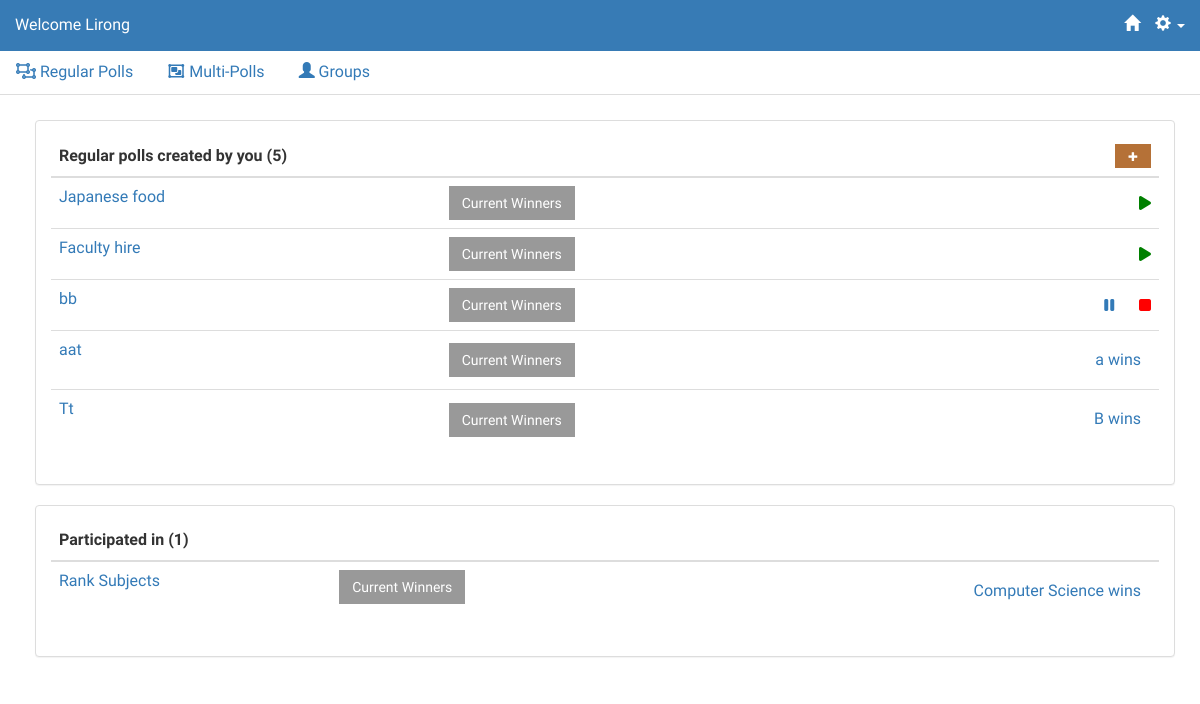
Before: /polls/regular_polls (signed in) with the older database file.
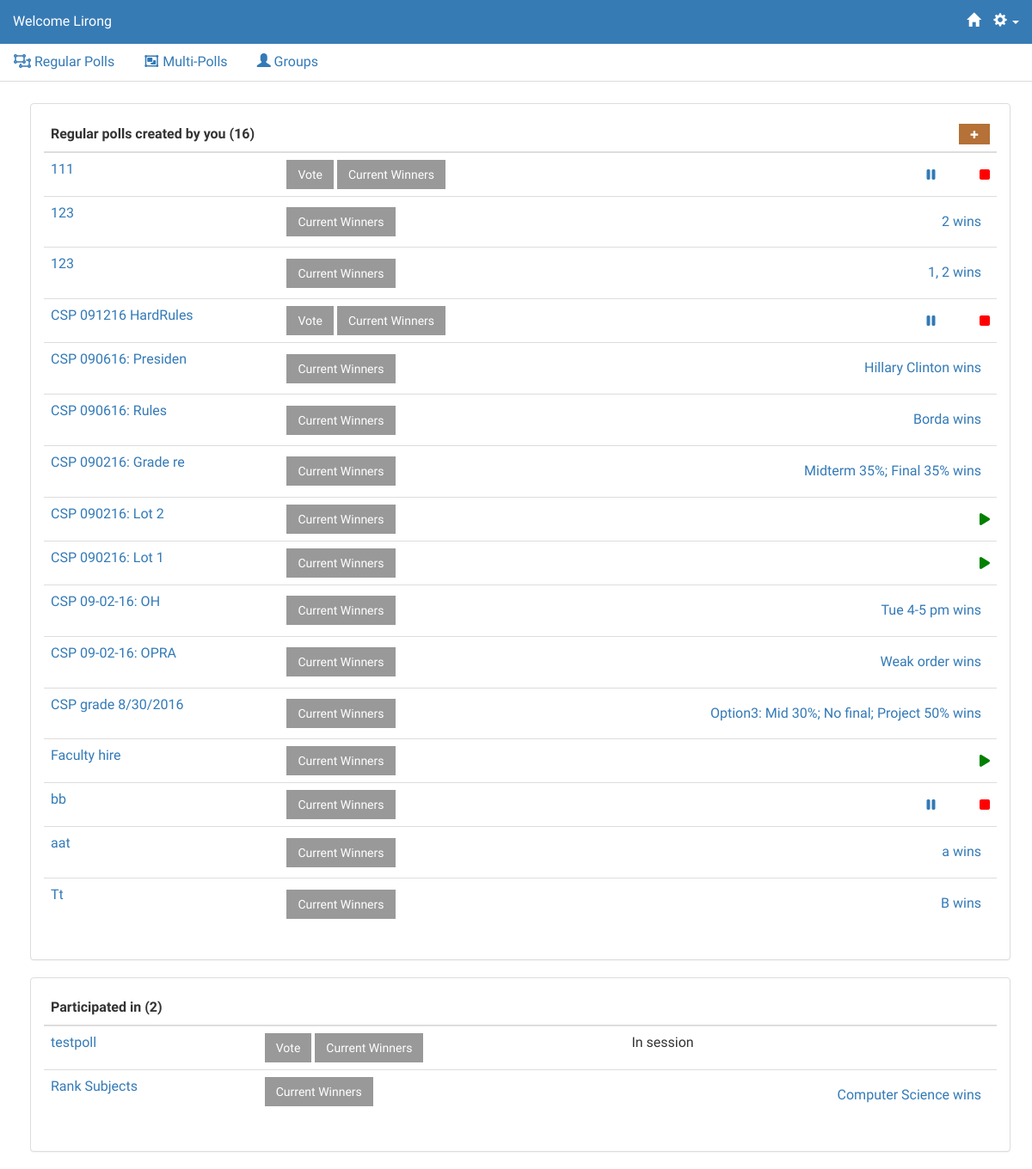
After: the same page with the newer database file.
### polls/models.py (models this page shows, shortened)
@python_2_unicode_compatible
class Question(models.Model):
    question_text = models.CharField(max_length=200)
    question_desc = models.CharField(max_length=500, null=True, blank=True)
    image = models.ImageField(upload_to='static/img/items/', blank=True, null=True)
    imageURL = models.CharField(max_length=500, blank=True, null=True)
    pub_date = models.DateTimeField('date published')
    follow_up = models.OneToOneField('Question', on_delete=models.CASCADE, null = True, blank = True)
    question_owner = models.ForeignKey(User, null=True)
    question_voters = models.ManyToManyField(User, related_name='poll_participated')
    status = models.IntegerField(default=1)
    display_pref = models.IntegerField(default=1)
    creator_pref = models.IntegerField(default=1)
    emailInvite = models.BooleanField(default=True)
    emailDelete = models.BooleanField(default=True)
    emailStart = models.BooleanField(default=True)
    emailStop = models.BooleanField(default=True)
    poll_algorithm = models.IntegerField(default=1)
    question_type = models.IntegerField(default=1)
    winner = models.CharField(max_length=200)
    m_poll = models.BooleanField(default=False)
    open = models.IntegerField(default=0)
    new_vote = models.BooleanField(default=False)

### polls/views.py (the view)
class RegularPollsView(generic.ListView):
    template_name = 'polls/regular_polls.html'
    context_object_name = 'question_list'
    def get_queryset(self):
        return Question.objects.all()
    def get_context_data(self, **kwargs):
        ctx = super(RegularPollsView, self).get_context_data(**kwargs)
        ctx['polls_created'] = Question.objects.filter(question_owner = self.request.user, m_poll = False).order_by('-pub_date')
        ctx['polls_participated'] = self.request.user.poll_participated.filter(m_poll = False).exclude(question_owner = self.request.user).order_by('-pub_date')
        return ctx

### polls/templates/polls/regular_polls.html (shortened to what this page needs)
{% extends 'polls/base.html' %}
{% block content %}
<div class="container" >
    <div name="created" class="panel panel-default">
        <div class="panel-body">
        <table style = "width:100%;" class="table" name="created">
            <thead>
                <tr>
                    <th colspan=2>
		                  Regular polls created by you ({{ polls_created|length }})
                    </th>
                    <th>
                            <a href="{% url 'polls:AddStep1' %}" style='font-size:60%; float:right;' class="btn btn-yellow">
                                    <span class="glyphicon glyphicon-plus"></span>
                            </a>
                    </th>
                </tr>
            </thead>
            {% for question in polls_created %}
                <tr>
                    <td>
                        <a href="{% url 'polls:pollinfo' question.id %}" data-toggle="tooltip" data-placement="right" title="Description: {%if question.question_desc %} {{question.question_desc}} {%else%} None. {%endif%}">{{ question.question_text }}</a>
                    </td>
                    <td style="vertical-align:middle">
                        {% if question.status == 2 %}
							{% if request.user in question.question_voters.all %}
								<a href="{% url 'polls:detail' question.id %}" class ="btn btn-dark" role="button" >Vote</a>
							{% endif %}
                        {% endif %}
						{% if question.question_type == 1 %}
                            <a href="{% url 'polls:voteresults' question.id %}" class ="btn btn-dark" role="button" target="_blank" >Current Winners</a>
                        {% endif %}
                    </td>
                    {% if question.status == 1 %}
                        <td style="vertical-align:middle">
                            <div class="start-icon">
                            <i class="fa fa-play" aria-hidden="true" data-toggle="modal" data-target="#confirm-start{{ question.id }}"></i>
                            </div>
                        </td>
                    {% elif question.status == 2 %}
						<td style="vertical-align:middle">
							<div class="stop-icon pull-right">
                            <i class="fa fa-stop" aria-hidden="true" data-toggle="modal" data-target="#confirm-stop{{ question.id }}"></i>
                            </div>
                            <div class="pause-icon pull-right" style="position:relative; right:10%;">
                            <a href="{% url 'polls:pause' question.id %}"><i class="fa fa-pause" aria-hidden="true"></i></a>
                            </div>
                        </td>
                    {% elif question.status == 3 %}
                            <td>
                                {% if question.question_type == 1 %}
                                    <a style="float:right;margin:10px" href="{% url 'polls:voteresults' question.id %}" >
                                        {{question.winner}} wins
                                    </a>
                                {% endif %}
                            </td>
					{% else %}
					<td style="vertical-align:middle">
                        <div class="start-icon">
                            <a href="{% url 'polls:resume' question.id %}"><i class="fa fa-play" aria-hidden="true"></i></a>
                        </div>
                    </td>
                    {% endif %}
                </tr>
            {% endfor %}
        </table>
        </div>
    </div>
    <div name="participated" class="panel panel-default">
        <div class="panel-body">
        <table class="table" >
            <thead>
                <tr>
                    <th>
                        Participated in	({{ polls_participated|length }})
                    </th>
                    <th></th>
                    <th></th>
                </tr>
            </thead>
            {% for question in polls_participated %}
            <tr>
                <td>
                    <a href="{% url 'polls:pollinfo' question.id %}" data-toggle="tooltip" data-placement="right" title="Description: {%if question.question_desc %} {{question.question_desc}} {%else%} None. {%endif%}">
                    {{ question.question_text }}
                    </a>
                </td>
                <td>
                    {% if question.status == 2 %}
                        <a href="{% url 'polls:detail' question.id %}" class ="btn btn-dark" role="button">Vote</a>
                    {% endif %}
					{% if question.question_type == 1 %}
                            <a href="{% url 'polls:voteresults' question.id %}" class ="btn btn-dark" role="button" target="_blank" >Current Winners</a>
                    {% endif %}
                </td>
                {% if question.status == 1 %}
                    <td>Poll not started</td>
                {% elif question.status == 2 %}
                    <td>In session</td>
                {% elif question.status == 3 %}
                    <td>
                        {% if question.question_type == 1 %}
                            <a style="float:right;margin:10px" href="{% url 'polls:voteresults' question.id %}" >
                            {{question.winner}} wins
                        </a>
                        {% endif %}
                    </td>
                {% endif %}
                </tr>
            {% endfor %}
        </table>
        </div>
    </div>
</div>
{% endblock %}

### polls/templates/polls/base.html (shortened to what this page needs)
{% load staticfiles %}
<html>
	<head>
    <link rel="stylesheet" href="https://maxcdn.bootstrapcdn.com/bootstrap/3.3.6/css/bootstrap.min.css" />
		<link rel="stylesheet" type="text/css" href="https://code.jquery.com/ui/1.12.1/themes/base/jquery-ui.css">
    <link rel="stylesheet" type="text/css" href="{% static 'css/stylish-portfolio.css' %}" />
		<link rel="stylesheet" type="text/css" href="{% static 'css/shared.css' %}"/>
		<link rel="stylesheet" type="text/css" href="{% static 'css/introjs.css' %}"/>
    <link href="https://cdnjs.cloudflare.com/ajax/libs/select2/4.0.3/css/select2.min.css" rel="stylesheet" />
		{% if request.flavour == "mobile" %}
		<link rel="stylesheet" type="text/css" href="/static/css/mobile.css"/>
		{% else %}
		<link rel="stylesheet" type="text/css" href="/static/css/desktop.css"/>
		{% endif %}
	</head>
	<body>
    {% if user.is_authenticated %}
		<nav class="navbar navbar-default navbar-fixed-top" style="background-color:#377BB5; border-color: transparent;">
    {% else %}
    <iframe src="/auth/logoutCas" style="display:none;">
      <p>Your browser does not support iframes.</p>
    </iframe>
    <nav class="navbar navbar-default navbar-fixed-top" style="background-color:transparent; border-color: transparent;">
    {%endif%}
			{% if request.flavour == "mobile" %}
			<div class="container-fluid" style = "margin-left: 10px; margin-right: 10px;">
	    {% else %}
	    <div class="container-fluid">
	    {% endif %}
        <div class="navbar-header" >
          <a class="navbar-brand" href="/polls/" style ="font-size: 100%;
          {% if user.is_authenticated %}
          color:white;
          {%else%}
          color:black;
          {% endif %}">
	          Welcome
            {% if user.is_authenticated %}
            {% if request.user.first_name != "" %}
            {{ request.user.first_name }}
            {% endif %}
            {% endif %}
					</a>
        </div>
        <div class="collapse navbar-collapse" id="bs-example-navbar-collapse-1">
					{% if user.is_authenticated %}
					<ul class="nav navbar-nav navbar-right">
            <li><a href="{% url 'polls:index' %}" style="color:white;"><span class="glyphicon navbar-right glyphicon-home"></span></a></li>
						<li class="dropdown">
							<a class="dropdown-toggle" data-toggle="dropdown" role="button" aria-haspopup="true" aria-expanded="false" style="color:white;"> <span class="glyphicon glyphicon-cog"> </span> <span class="caret"></span> </a>
						</li>
					</ul>
					{% endif %}
        </div>
			</div>
		</nav>
    {% if user.is_authenticated %}
		<div>
      <ul class="nav nav-tabs">
        <li><a href="{% url 'polls:regular_polls' %}"><span class="fa fa-object-ungroup"></span><span class="nav-text"> Regular Polls</span></a></li>
        <li><a href="{% url 'polls:m_polls' %}"><span class="fa fa-object-group"></span><span class="nav-text"> Multi-Polls</span></a></li>
        <li><a href="{% url 'groups:index' %}"><span class="glyphicon glyphicon-user"></span><span class="nav-text"> Groups</span></a></li>
      </ul>
    {% else %}
		<br>
    <div name="MainPage">
    {% endif %}
      <div id="content-block">
      {% block content %}
      {% endblock %}
      </div>
    </div>
	</body>
</html>

### static/css/stylish-portfolio.css (style rules this page uses)
html, body { width: 100%; height: 100%; }
body { font-family: "Source Sans Pro","Helvetica Neue",Helvetica,Arial,sans-serif; }
.btn-dark { color: #fff; background-color: rgba(0,0,0,0.4); }
.btn-yellow { color: white; background-color: #b57137; }
.btn-yellow span { color:white; }
.stop-icon { font-size:.8em; color:red; cursor:pointer; float:right; }
.start-icon { font-size:.8em; color:green; cursor:pointer; float:right; }

### static/css/shared.css (style rules this page uses)
* { font-size: 100%; }
a { font-size: 100%; text-decoration: none !important; }
div { font-size:100% !important; }
.nav-tabs { position: fixed; top: 50px; left: 0px; right: 0px; z-index: 1; background-color: white; }
#content-block { padding: 20px; position: absolute; top: 100px; bottom: 0px; right: 0px; left: 0px; }
th { max-width: 100px; overflow: hidden; text-overflow: ellipsis; }

### static/css/desktop.css (style rules this page uses)
body { padding-top: 0px; padding-bottom: 20px; margin-left: 0; margin-right: 0; padding-left: 5px; padding-right: 5px; font-size: medium; }

### polls/templates/polls/base.html (style rules this page uses)
.btn { border-radius:0; }

Changed rows visible on the page:
removed Question: question_text "Japanese food", question_type "Current Winners"
added Question: question_text "111", status "Vote", question_type "Current Winners"
added Question: question_text "123", question_type "Current Winners", winner "2"
added Question: question_text "123", question_type "Current Winners", winner "1, 2"
added Question: question_text "CSP 091216 HardRules", status "Vote", question_type "Current Winners"
added Question: question_text "CSP 090616: Presiden", question_type "Current Winners", winner "Hillary Clinton"
added Question: question_text "CSP 090616: Rules", question_type "Current Winners", winner "Borda"
added Question: question_text "CSP 090216: Grade re", question_type "Current Winners", winner "Midterm 35%; Final 35%"
added Question: question_text "CSP 090216: Lot 2", question_type "Current Winners"
added Question: question_text "CSP 090216: Lot 1", question_type "Current Winners"
added Question: question_text "CSP 09-02-16: OH", question_type "Current Winners", winner "Tue 4-5 pm"
added Question: question_text "CSP 09-02-16: OPRA", question_type "Current Winners", winner "Weak order"
now on this page (row edited): Question: question_text "CSP grade 8/30/2016", question_type "Current Winners", winner "Option3: Mid 30%; No final; Project 50%"
added Question: question_text "testpoll", status "Vote", question_type "Current Winners"
Other visible differences:
{{ polls_created|length }}: "5" → "16"
{{ polls_participated|length }}: "1" → "2"
